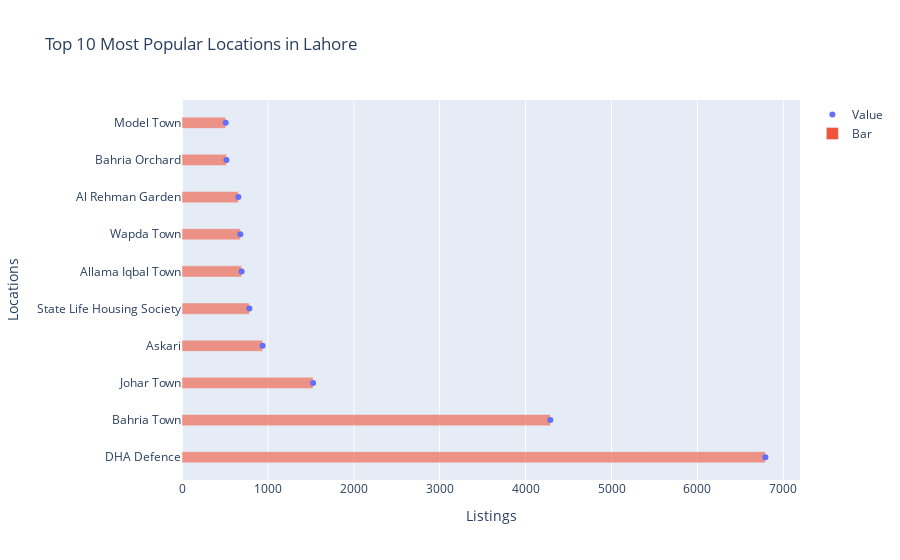

This figure's notebook cell:
### Code cell
import plotly.graph_objects as go

fig = go.Figure()
fig.add_trace(go.Scatter(y=top_10_lahore['location'], x=top_10_lahore['listings'],
                         mode='markers', name='Value'))
fig.add_trace(go.Bar(y=top_10_lahore['location'], x=top_10_lahore['listings'],
                     orientation='h', name='Bar', marker=dict(opacity=0.6),width=0.3))
fig.update_layout(title='Top 10 Most Popular Locations in Lahore', xaxis_title='Listings', yaxis_title='Locations', height=500)
fig.show()

### Figure 1 — Plotly figure (JSON) as saved in the notebook; plotly's stock layout.template omitted (floating-point values rounded to 4 significant figures)
{"data": [{"mode": "markers", "name": "Value", "type": "scatter", "x": [6791, 4288, 1526, 938, 784, 694, 679, 656, 517, 509], "y": ["DHA Defence", "Bahria Town", "Johar Town", "Askari", "State Life Housing Society", "Allama Iqbal Town", "Wapda Town", "Al Rehman Garden", "Bahria Orchard", "Model Town"]}, {"marker": {"opacity": 0.6}, "name": "Bar", "orientation": "h", "type": "bar", "width": 0.3, "x": [6791, 4288, 1526, 938, 784, 694, 679, 656, 517, 509], "y": ["DHA Defence", "Bahria Town", "Johar Town", "Askari", "State Life Housing Society", "Allama Iqbal Town", "Wapda Town", "Al Rehman Garden", "Bahria Orchard", "Model Town"]}], "layout": {"autosize": true, "title": {"text": "Top 10 Most Popular Locations in Lahore"}, "xaxis": {"autorange": true, "range": [0, 7216.0], "title": {"text": "Listings"}, "type": "linear"}, "yaxis": {"autorange": true, "range": [-0.6337, 9.634], "title": {"text": "Locations"}, "type": "category"}}}
